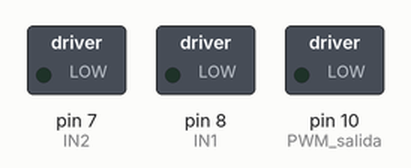
A sketch run on a simulated Arduino Uno, built with avr-gcc and run on an emulated ATmega328P. Parts: switched loads named in the sketch (green lamp = pin HIGH).

Above: at 0.1 s.
At 5.1 s:
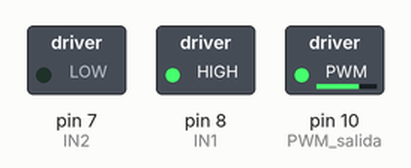
Timing chart, 0 to 6.6 s (numbered marks = the images above):
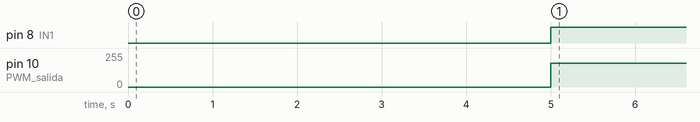

Measured:
- by itself, pin 8 (IN1): LOW → HIGH at 5.0 s
- by itself, pin 10 (PWM_salida): 0/255 → 180/255 at 5.0 s

The sketch:

5Solo_Motores.ino
```cpp
int IN1 = 8;
int IN2 = 7;
int PWM_salida = 10;

void setup() {
  pinMode( IN1, OUTPUT );
  pinMode( IN2, OUTPUT );
  pinMode( PWM_salida, OUTPUT );


}

void loop() {

  delay(5000);
  digitalWrite(IN1,HIGH);
  digitalWrite(IN2,LOW);
  analogWrite(PWM_salida, 180);

}
```
